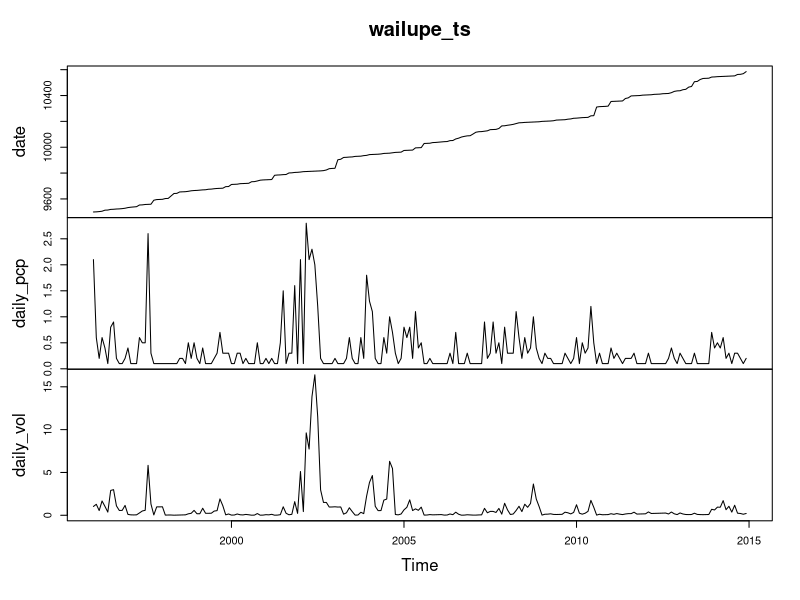
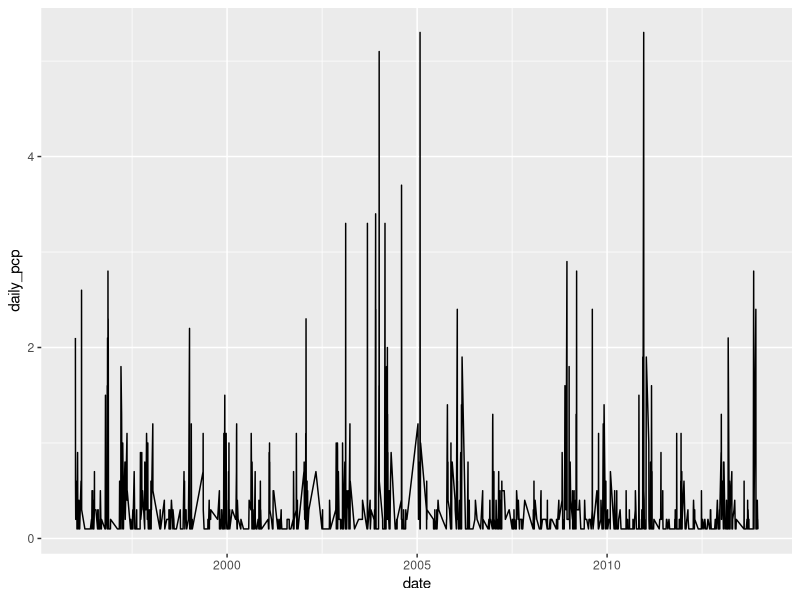
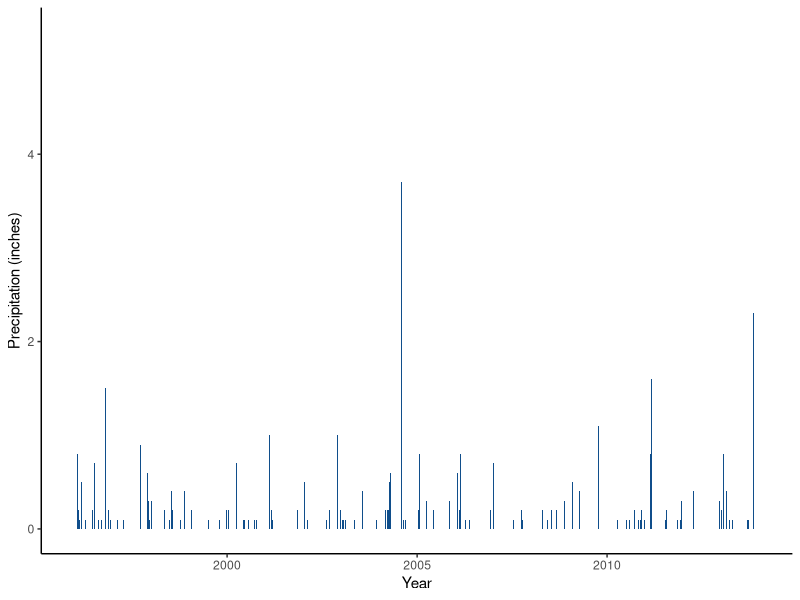
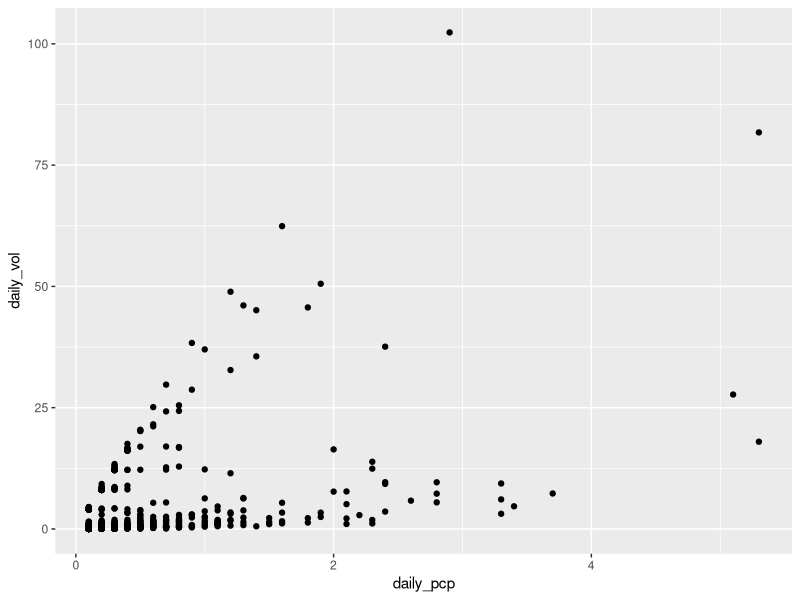
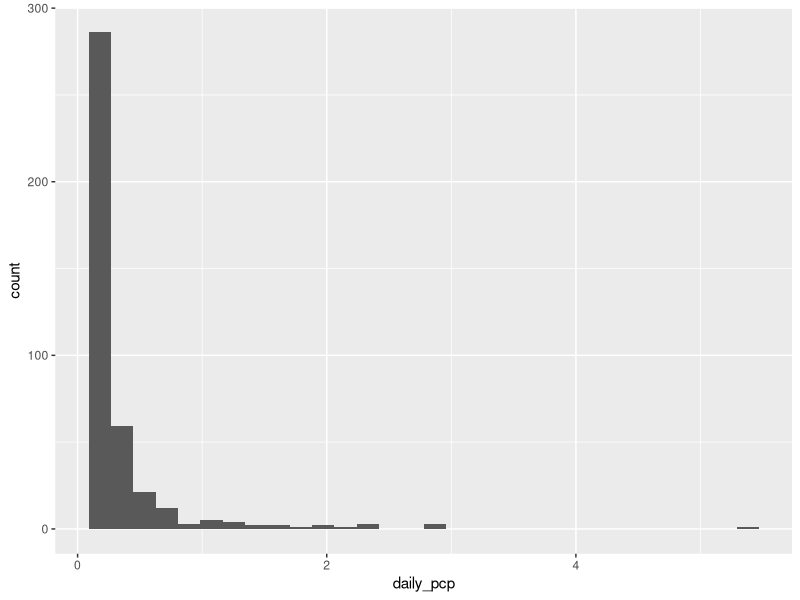
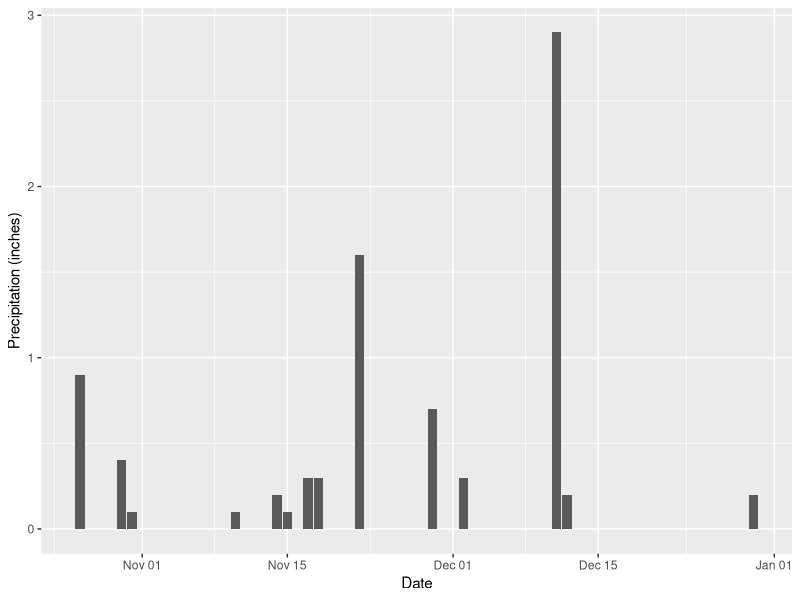
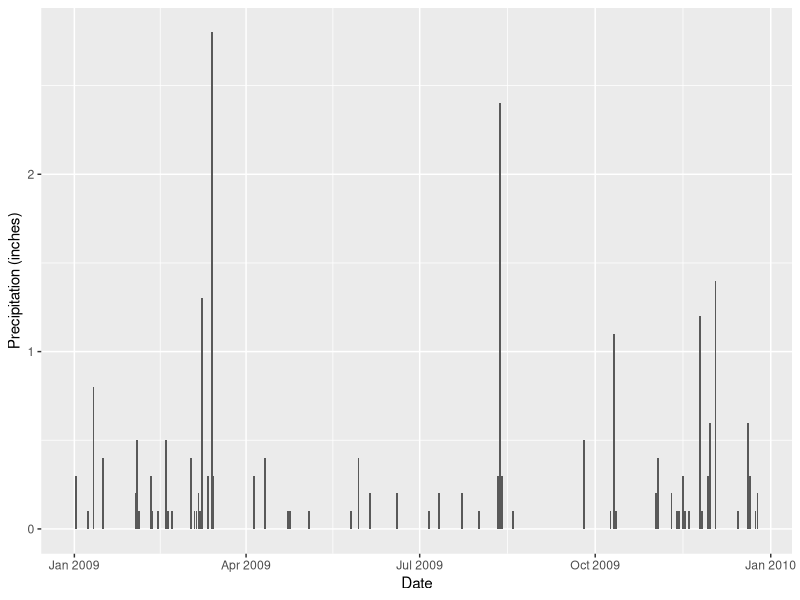
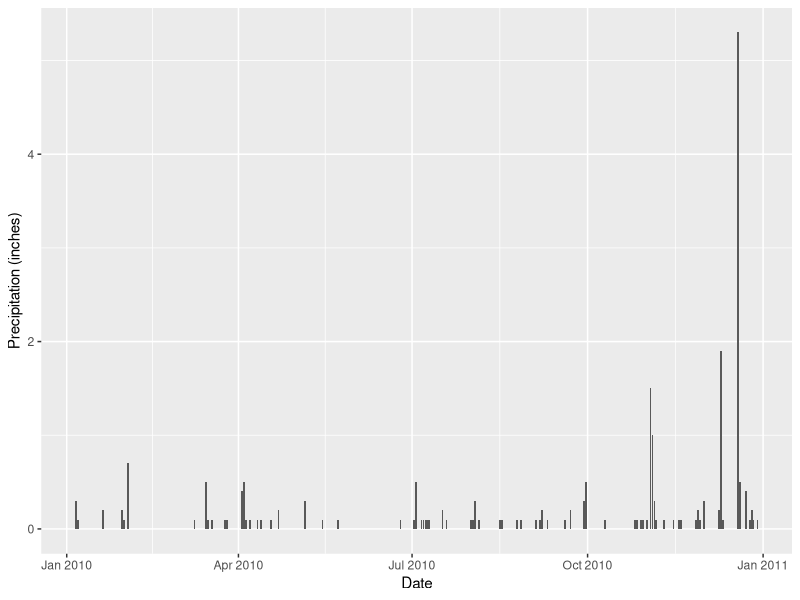

These charts were generated, in order, by the following R code:
## ---- chunk 1
knitr::opts_chunk$set(echo = TRUE)
## ---- chunk 2
## Data Wrangling for Kahuwai Stormwater Data
## N Dornan

##Load Packages

library(tidyverse)
library(lubridate)
library(stringr)
library(tseries)

## Read in file

rain_dat_77 = read.csv("NOAA_WailupeHawaiiKai_77.csv")
rain_dat_08 = read.csv("NOAA_WailupeHawaiiKai_08.csv")
#rain_paiko = read.csv("NOAA_PaikoDaily_76.csv")

##Use lubridate to clean up the dates and times

rain_dat_77$DATE <- ymd(rain_dat_77$DATE)
rain_dat_08$DATE <- ymd(rain_dat_08$DATE)
#rain_paiko$DATE <- ymd(rain_paiko$DATE)
## ---- chunk 3
wailupe_tidy_77 <- rain_dat_77 %>% 
  rename(station = STATION, station_name = STATION_NAME, elevation = ELEVATION, lat = LATITUDE, lon = LONGITUDE, date = DATE, time = TIME, qgag = QGAG, qgag_flag = Measurement.Flag, qgag_qual = Quality.Flag, qgag_units = Units, qpcp = QPCP, qpcp_flag = Measurement.Flag.1, qpcp_qual = Quality.Flag.1, qpcp_units = Units.1) %>%
  filter(station_name == "WAILUPE VALLEY SCHOOL 723.6 HI US") %>% #filter to Wailupe gauge only
  filter(qpcp != "-9999",
         qpcp != "999",
         qpcp != "999.99",
         qpcp_flag != "g",
         qpcp_flag != "{",
         qpcp_flag != "}",
         qpcp_flag != "[",
         qpcp_flag != "]",
         qgag != "-9999.00",
         qgag != "-9999",
         qgag_flag != "g",
         qgag_flag != "V",
         qgag_flag != "P",
         qgag_flag != "{",
         qgag_flag != "}",
         qgag_flag != "[",
         qgag_flag != "]") ## removes all flagged data
## ---- chunk 4

wailupe_daily_77 <- wailupe_tidy_77 %>%  
  group_by(date) %>%
  summarize(
    daily_pcp = sum(qpcp),
    daily_vol = sum(qgag)) ## gives total summed precip data per day. HT is given in hundreths of inches.

## ---- chunk 5
##TS TIME

wailupe_daily_77$date <- ymd(wailupe_daily_77$date)

wailupe_ts <- wailupe_daily_77 %>%
  ts(daily_gag, start=c(1996, 1), end=c(2014, 12), frequency=12)

plot(wailupe_ts)

######################## standard ggplot

wailupe_plot_pcp <- ggplot(wailupe_daily_77, aes(date, daily_pcp)) +
  geom_line()

wailupe_plot_pcp

######################## refined ggplot

wailupe_ts_plot <- wailupe_daily_77 %>%
  ggplot(aes(x=date, y=daily_pcp)) +
  geom_col(fill = "dodgerblue4", position = "dodge") +
  labs(x= "Year", y= "Precipitation (inches)") +
  #scale_y_continuous()+
  #scale_x_date(limits= as.Date(c("1996-01-04","2013-12-24")), breaks= seq("1996-01-04","2013-12-24", by= 5),expand= c(0,0))+
  theme_classic()

wailupe_ts_plot

## ---- chunk 6

##search for 2 year, 24 hour storm events (4.78 inches plus/minus 4.12-5.57 inches 90% confidence interval!)

wailupe_investigate_1 <- wailupe_daily_77 %>%
  filter(daily_pcp > "4.12",
         daily_pcp < "5.57")

## Storms that fall in this range are on:
# 2004-01-02
# 2005-01-29
# 2010-12-19

## Look at scatter of qpcp vs qgag
scatterplot <- ggplot(wailupe_daily_77, aes(x= daily_pcp, y = daily_vol)) +
                        geom_point()

scatterplot

## ---- chunk 7
## This could be more elegant. 

######################
wailupe_05_investigate <- wailupe_tidy_77 %>%
  filter(date >"2005-1-1",
         date <"2005-12-31") %>%
  summarize(
    days_05 = length(date),
    annual_percent = (days_05/365)*100)

######################
wailupe_06_investigate <- wailupe_tidy_77 %>%
  filter(date >"2006-1-1",
         date <"2006-12-31") %>%
  summarize(
    days_06 = length(date),
    annual_percent = (days_06/365)*100)

######################
wailupe_07_investigate <- wailupe_tidy_77 %>%
  filter(date >"2007-1-1",
         date <"2007-12-31") %>%
  summarize(
    days_07 = length(date),
    annual_percent = (days_07/365)*100)

######################  
    
wailupe_08_investigate <- wailupe_tidy_77 %>%
  filter(date >"2008-1-1",
         date <"2008-12-31") %>%
  summarize(
    days_08 = length(date),
    annual_percent = (days_08/365)*100
                )

#################

wailupe_09_investigate <- wailupe_tidy_77 %>%
  filter(date >"2009-1-1",
         date <"2009-12-31") %>%
  summarize(
    days_09 = length(date),
    annual_percent = (days_09/365)*100
  )

#################
wailupe_10_investigate <- wailupe_tidy_77 %>%
  filter(date >"2010-1-1",
         date <"2010-12-31") %>%
  summarize(
    days_10 = length(date),
    annual_percent = (days_10/365)*100
  )

#################
wailupe_11_investigate <- wailupe_tidy_77 %>%
  filter(date >"2011-1-1",
         date <"2011-12-31") %>%
  summarize(
    days_11 = length(date),
    annual_percent = (days_11/365)*100
  )
#################
wailupe_12_investigate <- wailupe_tidy_77 %>%
  filter(date >"2012-1-1",
         date <"2012-12-31") %>%
  summarize(
    days_12 = length(date),
    annual_percent = (days_12/365)*100
  )

#################
wailupe_13_investigate <- wailupe_tidy_77 %>%
  filter(date >"2013-1-1",
         date <"2013-12-31") %>%
  summarize(
    days_13 = length(date),
    annual_percent = (days_13/365)*100
  )
## ---- chunk 8

## filter dataset from 2008-2014
wailupe_daily_08_14 <- wailupe_daily_77 %>%
  filter(date > "2008-01-01",
         date < "2014-12-31")

## look at histogram plot to investigate storm frequency over given time period
hist <- ggplot(wailupe_daily_08_14, aes(x= daily_pcp)) +
  geom_histogram()

hist

############### 2008

wailupe_08 <- wailupe_daily_77 %>%
  filter(date >"2008-10-25",
         date <"2008-12-31")

wailupe_plot_08 <- ggplot(wailupe_08, aes(date, daily_pcp)) +
  geom_col() +
  xlab("Date") +
  ylab("Precipitation (inches)")

wailupe_plot_08

############### 2009

wailupe_09 <- wailupe_daily_77 %>%
  filter(date >"2009-01-01",
         date <"2009-12-31")

wailupe_plot_09 <- ggplot(wailupe_09, aes(date, daily_pcp)) +
  geom_col() +
  xlab("Date") +
  ylab("Precipitation (inches)")

wailupe_plot_09

############### 2010

wailupe_10 <- wailupe_daily_77 %>%
  filter(date >"2010-01-01",
         date <"2010-12-31")

wailupe_plot_10 <- ggplot(wailupe_10, aes(date, daily_pcp)) +
  geom_col() +
  xlab("Date") +
  ylab("Precipitation (inches)")

wailupe_plot_10

############### 2013

wailupe_13 <- wailupe_daily_77 %>%
  filter(date >"2013-01-01",
         date <"2013-12-31")

wailupe_plot_13 <- ggplot(wailupe_13, aes(date, daily_pcp)) +
  geom_col() +
  xlab("Date") +
  ylab("Precipitation (inches)")

wailupe_plot_13
## ---- chunk 9
##plot selected storm events, export as .csv and .jpeg)

#####

wailupe_storm_10 <- wailupe_tidy_77 %>%
  filter(date > "2010-12-18",
         date < "2010-12-20")

wailupe_storm_10$datetime10 <- as.POSIXct(paste0("2010-12-19 ", wailupe_storm_10$time), tz = "GMT")

storm_plot_10 <- wailupe_storm_10 %>%
  ggplot(aes(x=datetime10, y=qpcp)) +
  geom_col(fill = "dodgerblue4") +
  labs(x= "Time (hour)", y= "Precipitation (inches)") +
  scale_y_continuous(limits= c(0,0.5), breaks= seq(0,0.5, by= .1),expand= c(0,0))+
  scale_x_datetime(date_labels = "%H:%M", date_breaks = "2 hour")+
  theme_classic()

storm_plot_10

ggsave("storm_plot_10.pdf", width = 6, height =4)
ggsave("storm_plot_10.png", width = 6, height =4)

write.csv(wailupe_storm_10, file = "wailupe_storm_20101219_r.csv") 

## ---- chunk 10

#2009 storm @ 2.8 inches
wailupe_storm_09 <- wailupe_tidy_77 %>%
  filter(date >"2009-03-13",
         date <"2009-03-15")

wailupe_storm_09$datetime09 <- as.POSIXct(paste0("2009-03-14",wailupe_storm_09$time), tz = "GMT")

storm_plot_09 <- wailupe_storm_09 %>%
  ggplot(aes(x=datetime09, y=qpcp)) +
  geom_col(fill = "dodgerblue4") +
  labs(x= "Time (hour)", y= "Precipitation (inches)") +
  scale_y_continuous(limits= c(0,0.5), breaks= seq(0,0.5, by= .1),expand= c(0,0))+
  scale_x_datetime(date_labels = "%H:%M", date_breaks = "1 hour")+
  theme_classic()

storm_plot_09

ggsave("storm_plot_09.pdf", width = 6, height =4)
ggsave("storm_plot_09.png", width = 6, height =4)

